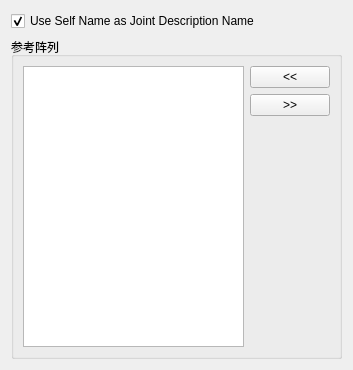
<?xml version="1.0" encoding="UTF-8"?>
<ui version="4.0">
 <class>Form</class>
 <widget class="QWidget" name="Form">
  <property name="geometry">
   <rect>
    <x>0</x>
    <y>0</y>
    <width>353</width>
    <height>370</height>
   </rect>
  </property>
  <property name="windowTitle">
   <string>表单</string>
  </property>
  <layout class="QGridLayout" name="gridLayout">
   <item row="0" column="0">
    <layout class="QVBoxLayout" name="verticalLayout">
     <item>
      <widget class="QCheckBox" name="descriptionName_checkBox">
       <property name="toolTip">
        <string>&lt;html&gt;&lt;head/&gt;&lt;body&gt;&lt;p&gt;如果勾选，将使用组件名称作为关节的描述名称。这适用于默认的 EPIC 命名系统。&lt;br/&gt;如果使用 mGear 默认命名系统，建议取消勾选以避免名称重复。&lt;/p&gt;&lt;/body&gt;&lt;/html&gt;</string>
       </property>
       <property name="text">
        <string notr="true">Use Self Name as Joint Description Name</string>
       </property>
       <property name="checked">
        <bool>true</bool>
       </property>
      </widget>
     </item>
     <item>
      <widget class="QGroupBox" name="upvRefArray_groupBox">
       <property name="title">
        <string>参考阵列</string>
       </property>
       <layout class="QGridLayout" name="gridLayout_2">
        <item row="0" column="0">
         <layout class="QHBoxLayout" name="upvRefArray_horizontalLayout">
          <item>
           <layout class="QVBoxLayout" name="upvRefArray_verticalLayout_1">
            <item>
             <widget class="QListWidget" name="refArray_listWidget">
              <property name="dragDropOverwriteMode">
               <bool>true</bool>
              </property>
              <property name="dragDropMode">
               <enum>QAbstractItemView::InternalMove</enum>
              </property>
              <property name="defaultDropAction">
               <enum>Qt::MoveAction</enum>
              </property>
              <property name="alternatingRowColors">
               <bool>true</bool>
              </property>
              <property name="selectionMode">
               <enum>QAbstractItemView::ExtendedSelection</enum>
              </property>
              <property name="selectionRectVisible">
               <bool>false</bool>
              </property>
             </widget>
            </item>
           </layout>
          </item>
          <item>
           <layout class="QVBoxLayout" name="upvRefArray_verticalLayout_2">
            <item>
             <widget class="QPushButton" name="refArrayAdd_pushButton">
              <property name="text">
               <string>&lt;&lt;</string>
              </property>
             </widget>
            </item>
            <item>
             <widget class="QPushButton" name="refArrayRemove_pushButton">
              <property name="text">
               <string>&gt;&gt;</string>
              </property>
             </widget>
            </item>
            <item>
             <spacer name="upvRefArray_verticalSpacer">
              <property name="orientation">
               <enum>Qt::Vertical</enum>
              </property>
              <property name="sizeHint" stdset="0">
               <size>
                <width>20</width>
                <height>40</height>
               </size>
              </property>
             </spacer>
            </item>
           </layout>
          </item>
         </layout>
        </item>
       </layout>
      </widget>
     </item>
    </layout>
   </item>
  </layout>
 </widget>
 <resources/>
 <connections/>
</ui>
